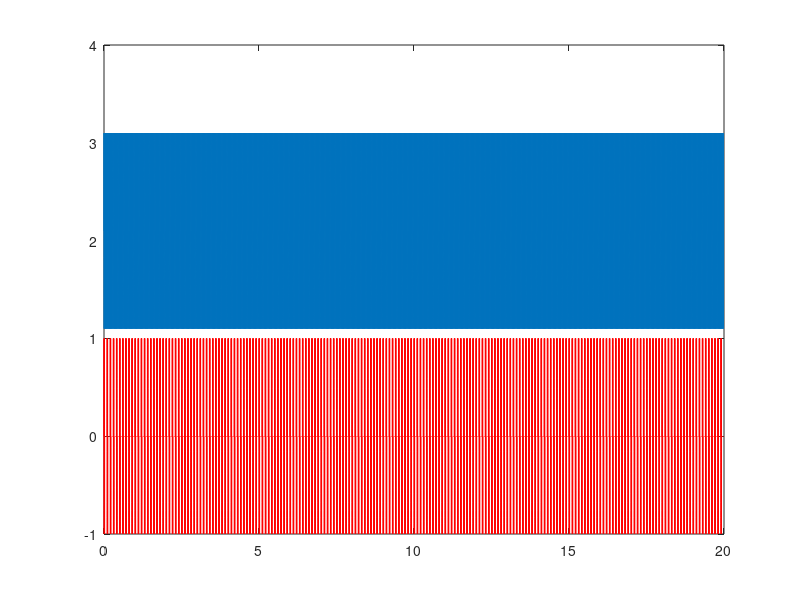

The MATLAB script that drew this image: (Note: this script raises an error after producing the figure.)
% ----------------------
% TEST Sound Simulations
% ----------------------
% ----------------------
clc
clear
close all

% Segnale sinusoidale
Fs=8000;
Ts=20;
t=(0:1/Fs:Ts); 
freq_sound_1=150;
freq_sound_2=150;
x1=sin(2*pi*freq_sound_1*t);
x2=sin(2*pi*freq_sound_2*t);

% Segnale porta
freq1=10;
freq2=25;
t1=.5*(square(2*pi*freq1*t,2*freq1)+1);
t2=.5*(square(2*pi*freq2*t,2*freq2)+1);

% Finestratura con segnale di tipo porta
y1=x1.*t1;
y2=x2.*t2;
plot(t,y1,'-r')
hold
plot(t,y2+2.1)

% Segnali sovrapposti
Y1 = audioplayer(y1+y2, Fs);
% segnali in stereo
Y2 = audioplayer([y1;y2], Fs);
%play(Y1)
play(Y2)



